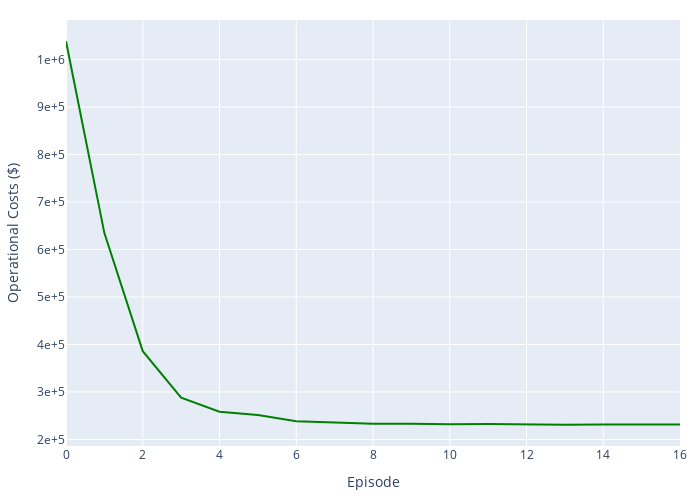

Source (notebook cell):
### Code cell
train_results = pd.read_csv('train_best_agent.csv')
train_results["r"] = -train_results["r"]

fig = go.Figure()

fig.add_trace(go.Scatter(
    x=train_results.index,
    y=train_results["r"],
    mode="lines",
    line=dict(color="green"),
))

fig.update_layout(
    height=500,
    width=700,
    xaxis_title="Episode",
    yaxis_title="Operational Costs ($)",
    yaxis=dict(
        tickformat=".0e"  # Scientific notation with 2 decimal places
    ),
    margin=dict(l=20, r=20, t=20, b=20),
    showlegend=False,
)

write_image(fig, "best_agent_train_reward.pdf")
# write_image(fig, "best_agent_train_reward.png")

### Figure 1 — Plotly figure (JSON) as saved in the notebook; plotly's stock layout.template omitted (floating-point values rounded to 4 significant figures)
{"data": [{"line": {"color": "green"}, "mode": "lines", "type": "scatter", "x": [0, 1, 2, 3, 4, 5, 6, 7, 8, 9, 10, 11, 12, 13, 14, 15, 16], "y": [1039000.0, 634500.0, 385900.0, 288100.0, 258400.0, 251500.0, 238200.0, 235800.0, 232900.0, 232900.0, 231800.0, 232700.0, 231500.0, 231000.0, 231400.0, 231400.0, 231600.0]}], "layout": {"height": 500, "margin": {"b": 20, "l": 20, "r": 20, "t": 20}, "showlegend": false, "width": 700, "xaxis": {"title": {"text": "Episode"}}, "yaxis": {"tickformat": ".0e", "title": {"text": "Operational Costs ($)"}}}}
